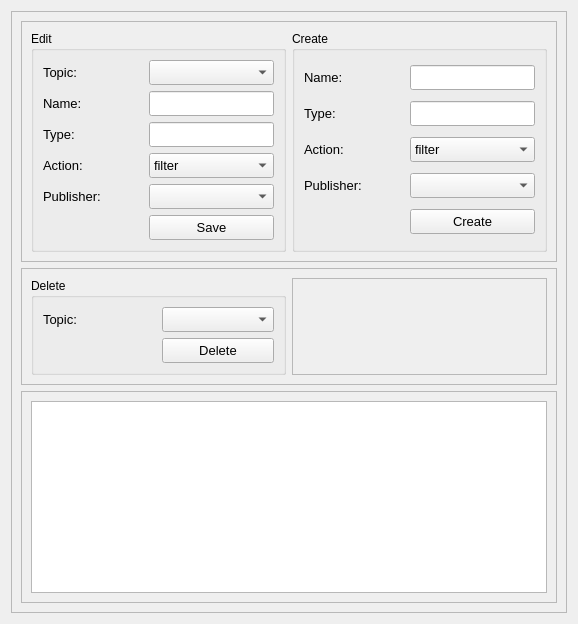
          <widget class="QWidget" name="W_ConfigTopicPage">
           <property name="styleSheet">
            <string notr="true"/>
           </property>
           <attribute name="title">
            <string>Topic</string>
           </attribute>
           <layout class="QVBoxLayout" name="verticalLayout_9">
            <item>
             <widget class="QFrame" name="frame_10">
              <property name="frameShape">
               <enum>QFrame::StyledPanel</enum>
              </property>
              <property name="frameShadow">
               <enum>QFrame::Raised</enum>
              </property>
              <layout class="QVBoxLayout" name="verticalLayout_7">
               <item>
                <widget class="QFrame" name="frame_13">
                 <property name="frameShape">
                  <enum>QFrame::StyledPanel</enum>
                 </property>
                 <property name="frameShadow">
                  <enum>QFrame::Raised</enum>
                 </property>
                 <layout class="QHBoxLayout" name="horizontalLayout_10">
                  <item>
                   <widget class="QGroupBox" name="groupBox_9">
                    <property name="styleSheet">
                     <string notr="true"/>
                    </property>
                    <property name="title">
                     <string>Edit</string>
                    </property>
                    <layout class="QGridLayout" name="gridLayout_8">
                     <item row="3" column="0">
                      <widget class="QLabel" name="label_28">
                       <property name="minimumSize">
                        <size>
                         <width>100</width>
                         <height>0</height>
                        </size>
                       </property>
                       <property name="font">
                        <font>
                         <pointsize>10</pointsize>
                        </font>
                       </property>
                       <property name="text">
                        <string>Action:</string>
                       </property>
                      </widget>
                     </item>
                     <item row="4" column="1">
                      <widget class="QComboBox" name="comboBox_8">
                       <property name="minimumSize">
                        <size>
                         <width>0</width>
                         <height>25</height>
                        </size>
                       </property>
                       <property name="maximumSize">
                        <size>
                         <width>16777215</width>
                         <height>25</height>
                        </size>
                       </property>
                       <property name="font">
                        <font>
                         <pointsize>10</pointsize>
                        </font>
                       </property>
                      </widget>
                     </item>
                     <item row="1" column="0">
                      <widget class="QLabel" name="label_23">
                       <property name="minimumSize">
                        <size>
                         <width>100</width>
                         <height>0</height>
                        </size>
                       </property>
                       <property name="font">
                        <font>
                         <pointsize>10</pointsize>
                        </font>
                       </property>
                       <property name="text">
                        <string>Name:</string>
                       </property>
                      </widget>
                     </item>
                     <item row="2" column="0">
                      <widget class="QLabel" name="label_24">
                       <property name="minimumSize">
                        <size>
                         <width>100</width>
                         <height>0</height>
                        </size>
                       </property>
                       <property name="font">
                        <font>
                         <pointsize>10</pointsize>
                        </font>
                       </property>
                       <property name="text">
                        <string>Type:</string>
                       </property>
                      </widget>
                     </item>
                     <item row="1" column="1">
                      <widget class="QLineEdit" name="lineEdit_13">
                       <property name="minimumSize">
                        <size>
                         <width>0</width>
                         <height>25</height>
                        </size>
                       </property>
                       <property name="maximumSize">
                        <size>
                         <width>16777215</width>
                         <height>25</height>
                        </size>
                       </property>
                       <property name="font">
                        <font>
                         <pointsize>10</pointsize>
                        </font>
                       </property>
                      </widget>
                     </item>
                     <item row="4" column="0">
                      <widget class="QLabel" name="label_29">
                       <property name="minimumSize">
                        <size>
                         <width>100</width>
                         <height>0</height>
                        </size>
                       </property>
                       <property name="font">
                        <font>
                         <pointsize>10</pointsize>
                        </font>
                       </property>
                       <property name="text">
                        <string>Publisher:</string>
                       </property>
                      </widget>
                     </item>
                     <item row="0" column="0">
                      <widget class="QLabel" name="label_22">
                       <property name="minimumSize">
                        <size>
                         <width>100</width>
                         <height>0</height>
                        </size>
                       </property>
                       <property name="font">
                        <font>
                         <pointsize>10</pointsize>
                        </font>
                       </property>
                       <property name="text">
                        <string>Topic:</string>
                       </property>
                      </widget>
                     </item>
                     <item row="0" column="1">
                      <widget class="QComboBox" name="comboBox_7">
                       <property name="minimumSize">
                        <size>
                         <width>0</width>
                         <height>25</height>
                        </size>
                       </property>
                       <property name="maximumSize">
                        <size>
                         <width>16777215</width>
                         <height>25</height>
                        </size>
                       </property>
                       <property name="font">
                        <font>
                         <pointsize>10</pointsize>
                        </font>
                       </property>
                      </widget>
                     </item>
                     <item row="2" column="1">
                      <widget class="QLineEdit" name="lineEdit_14">
                       <property name="minimumSize">
                        <size>
                         <width>0</width>
                         <height>25</height>
                        </size>
                       </property>
                       <property name="maximumSize">
                        <size>
                         <width>16777215</width>
                         <height>25</height>
                        </size>
                       </property>
                       <property name="font">
                        <font>
                         <pointsize>10</pointsize>
                        </font>
                       </property>
                      </widget>
                     </item>
                     <item row="5" column="1">
                      <widget class="QPushButton" name="pushButton_9">
                       <property name="minimumSize">
                        <size>
                         <width>0</width>
                         <height>25</height>
                        </size>
                       </property>
                       <property name="maximumSize">
                        <size>
                         <width>16777215</width>
                         <height>25</height>
                        </size>
                       </property>
                       <property name="font">
                        <font>
                         <pointsize>10</pointsize>
                        </font>
                       </property>
                       <property name="text">
                        <string>Save</string>
                       </property>
                      </widget>
                     </item>
                     <item row="3" column="1">
                      <widget class="QComboBox" name="comboBox_14">
                       <property name="minimumSize">
                        <size>
                         <width>0</width>
                         <height>25</height>
                        </size>
                       </property>
                       <property name="maximumSize">
                        <size>
                         <width>16777215</width>
                         <height>25</height>
                        </size>
                       </property>
                       <property name="font">
                        <font>
                         <pointsize>10</pointsize>
                        </font>
                       </property>
                       <item>
                        <property name="text">
                         <string>filter</string>
                        </property>
                       </item>
                       <item>
                        <property name="text">
                         <string>log</string>
                        </property>
                       </item>
                       <item>
                        <property name="text">
                         <string>nothing</string>
                        </property>
                       </item>
                      </widget>
                     </item>
                    </layout>
                   </widget>
                  </item>
                  <item>
                   <widget class="QGroupBox" name="groupBox_7">
                    <property name="title">
                     <string>Create</string>
                    </property>
                    <layout class="QGridLayout" name="gridLayout_9">
                     <item row="3" column="1">
                      <widget class="QComboBox" name="comboBox_9">
                       <property name="minimumSize">
                        <size>
                         <width>0</width>
                         <height>25</height>
                        </size>
                       </property>
                       <property name="maximumSize">
                        <size>
                         <width>16777215</width>
                         <height>25</height>
                        </size>
                       </property>
                       <property name="font">
                        <font>
                         <pointsize>10</pointsize>
                        </font>
                       </property>
                      </widget>
                     </item>
                     <item row="0" column="1">
                      <widget class="QLineEdit" name="lineEdit_19">
                       <property name="minimumSize">
                        <size>
                         <width>0</width>
                         <height>25</height>
                        </size>
                       </property>
                       <property name="maximumSize">
                        <size>
                         <width>16777215</width>
                         <height>25</height>
                        </size>
                       </property>
                       <property name="font">
                        <font>
                         <pointsize>10</pointsize>
                        </font>
                       </property>
                      </widget>
                     </item>
                     <item row="1" column="1">
                      <widget class="QLineEdit" name="lineEdit_20">
                       <property name="minimumSize">
                        <size>
                         <width>0</width>
                         <height>25</height>
                        </size>
                       </property>
                       <property name="maximumSize">
                        <size>
                         <width>16777215</width>
                         <height>25</height>
                        </size>
                       </property>
                       <property name="font">
                        <font>
                         <pointsize>10</pointsize>
                        </font>
                       </property>
                      </widget>
                     </item>
                     <item row="3" column="0">
                      <widget class="QLabel" name="label_33">
                       <property name="minimumSize">
                        <size>
                         <width>100</width>
                         <height>0</height>
                        </size>
                       </property>
                       <property name="font">
                        <font>
                         <pointsize>10</pointsize>
                        </font>
                       </property>
                       <property name="text">
                        <string>Publisher:</string>
                       </property>
                      </widget>
                     </item>
                     <item row="0" column="0">
                      <widget class="QLabel" name="label_30">
                       <property name="minimumSize">
                        <size>
                         <width>100</width>
                         <height>0</height>
                        </size>
                       </property>
                       <property name="font">
                        <font>
                         <pointsize>10</pointsize>
                        </font>
                       </property>
                       <property name="text">
                        <string>Name:</string>
                       </property>
                      </widget>
                     </item>
                     <item row="2" column="0">
                      <widget class="QLabel" name="label_32">
                       <property name="minimumSize">
                        <size>
                         <width>100</width>
                         <height>0</height>
                        </size>
                       </property>
                       <property name="font">
                        <font>
                         <pointsize>10</pointsize>
                        </font>
                       </property>
                       <property name="text">
                        <string>Action:</string>
                       </property>
                      </widget>
                     </item>
                     <item row="1" column="0">
                      <widget class="QLabel" name="label_31">
                       <property name="minimumSize">
                        <size>
                         <width>100</width>
                         <height>0</height>
                        </size>
                       </property>
                       <property name="font">
                        <font>
                         <pointsize>10</pointsize>
                        </font>
                       </property>
                       <property name="text">
                        <string>Type:</string>
                       </property>
                      </widget>
                     </item>
                     <item row="4" column="1">
                      <widget class="QPushButton" name="pushButton_11">
                       <property name="minimumSize">
                        <size>
                         <width>0</width>
                         <height>25</height>
                        </size>
                       </property>
                       <property name="maximumSize">
                        <size>
                         <width>16777215</width>
                         <height>25</height>
                        </size>
                       </property>
                       <property name="font">
                        <font>
                         <pointsize>10</pointsize>
                        </font>
                       </property>
                       <property name="text">
                        <string>Create</string>
                       </property>
                      </widget>
                     </item>
                     <item row="2" column="1">
                      <widget class="QComboBox" name="comboBox_23">
                       <property name="minimumSize">
                        <size>
                         <width>0</width>
                         <height>25</height>
                        </size>
                       </property>
                       <property name="maximumSize">
                        <size>
                         <width>16777215</width>
                         <height>25</height>
                        </size>
                       </property>
                       <property name="font">
                        <font>
                         <pointsize>10</pointsize>
                        </font>
                       </property>
                       <item>
                        <property name="text">
                         <string>filter</string>
                        </property>
                       </item>
                       <item>
                        <property name="text">
                         <string>log</string>
                        </property>
                       </item>
                       <item>
                        <property name="text">
                         <string>nothing</string>
                        </property>
                       </item>
                      </widget>
                     </item>
                    </layout>
                   </widget>
                  </item>
                 </layout>
                </widget>
               </item>
               <item>
                <widget class="QFrame" name="frame_12">
                 <property name="frameShape">
                  <enum>QFrame::StyledPanel</enum>
                 </property>
                 <property name="frameShadow">
                  <enum>QFrame::Raised</enum>
                 </property>
                 <layout class="QHBoxLayout" name="horizontalLayout_11">
                  <item>
                   <widget class="QGroupBox" name="groupBox_10">
                    <property name="title">
                     <string>Delete</string>
                    </property>
                    <layout class="QGridLayout" name="gridLayout_10">
                     <item row="0" column="0">
                      <widget class="QLabel" name="label_34">
                       <property name="minimumSize">
                        <size>
                         <width>100</width>
                         <height>0</height>
                        </size>
                       </property>
                       <property name="font">
                        <font>
                         <pointsize>10</pointsize>
                        </font>
                       </property>
                       <property name="text">
                        <string>Topic:</string>
                       </property>
                      </widget>
                     </item>
                     <item row="0" column="1">
                      <widget class="QComboBox" name="comboBox_10">
                       <property name="minimumSize">
                        <size>
                         <width>0</width>
                         <height>25</height>
                        </size>
                       </property>
                       <property name="maximumSize">
                        <size>
                         <width>16777215</width>
                         <height>25</height>
                        </size>
                       </property>
                       <property name="font">
                        <font>
                         <pointsize>10</pointsize>
                        </font>
                       </property>
                      </widget>
                     </item>
                     <item row="1" column="1">
                      <widget class="QPushButton" name="pushButton_12">
                       <property name="minimumSize">
                        <size>
                         <width>0</width>
                         <height>25</height>
                        </size>
                       </property>
                       <property name="maximumSize">
                        <size>
                         <width>16777215</width>
                         <height>25</height>
                        </size>
                       </property>
                       <property name="font">
                        <font>
                         <pointsize>10</pointsize>
                        </font>
                       </property>
                       <property name="text">
                        <string>Delete</string>
                       </property>
                      </widget>
                     </item>
                    </layout>
                   </widget>
                  </item>
                  <item>
                   <widget class="QFrame" name="frame_14">
                    <property name="frameShape">
                     <enum>QFrame::StyledPanel</enum>
                    </property>
                    <property name="frameShadow">
                     <enum>QFrame::Raised</enum>
                    </property>
                   </widget>
                  </item>
                 </layout>
                </widget>
               </item>
               <item>
                <widget class="QFrame" name="frame_11">
                 <property name="frameShape">
                  <enum>QFrame::StyledPanel</enum>
                 </property>
                 <property name="frameShadow">
                  <enum>QFrame::Raised</enum>
                 </property>
                 <layout class="QVBoxLayout" name="verticalLayout_11">
                  <item>
                   <widget class="QListView" name="listView"/>
                  </item>
                 </layout>
                </widget>
               </item>
              </layout>
             </widget>
            </item>
           </layout>
          </widget>
